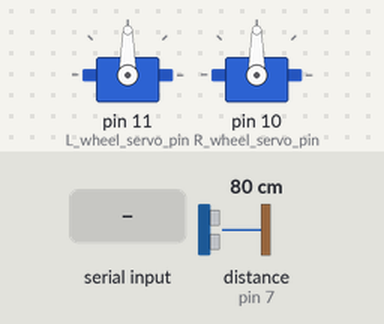
The sketch below on a simulated Arduino Uno, built with avr-gcc and run on an emulated ATmega328P. Parts: 2 × servo. The test bench sets the inputs (shaded band); at power-on: distance to the obstacle (sensor on pin 7) 80 cm. The echo pulse lasts 58.3 µs per cm; random numbers use the default seed unless the sketch sets one.

Above: at 1.2 s.
1.3 s: "I" received over Serial
At 2.0 s:
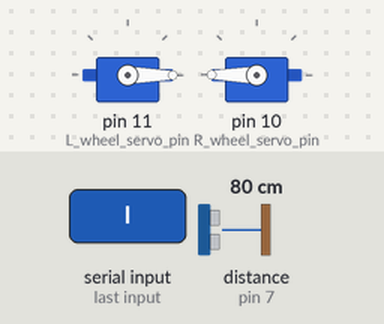
2.9 s: distance to the obstacle (sensor on pin 7) set to 19 cm
4.4 s: distance to the obstacle (sensor on pin 7) set to 15 cm
At 5.3 s:
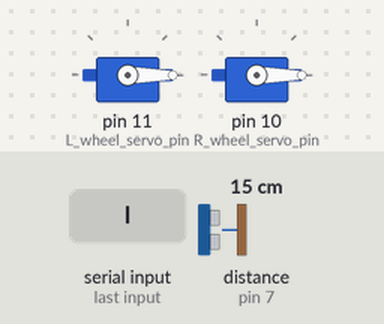
6.0 s: "M" received over Serial
At 7.2 s:
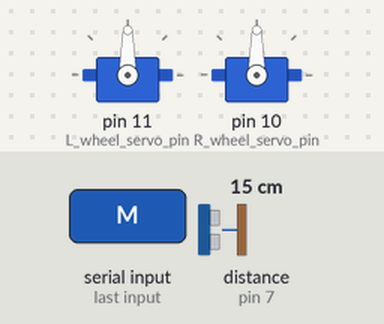
7.5 s: "D" received over Serial
At 8.2 s:
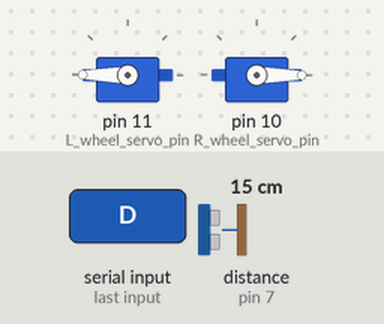
9.0 s: "L" received over Serial
At 9.3 s:
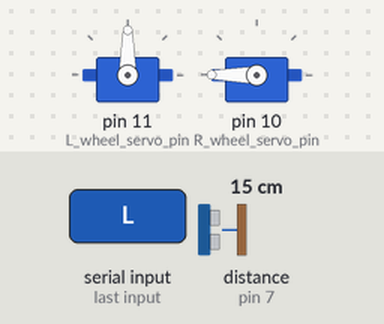
Timing chart, 0 to 11.5 s (numbered marks = the images above; inputs shaded):
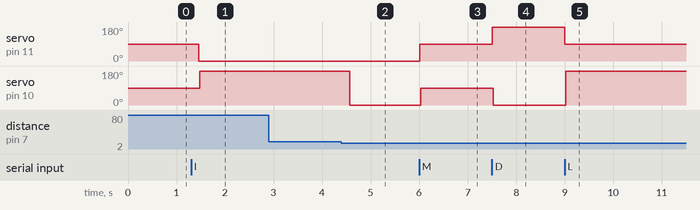

The sketch:

Humbot_S_avoid_obstacles_bluetooth.ino
```cpp
// (licence header left out)
/*
-----------------------------------------------------------------------------
-----------       HUMBOT SARGANTANA AVOID OBSTACLES BT  ---------------------
-----------------------------------------------------------------------------

-----------------------------------------------------------------------------
-----------------             DESCRIPTION            ------------------------
-----------------------------------------------------------------------------
This program allows Humbot Sargantana to avoid obstacles thanks to its
ultrasonic sensor.
In this version it is possible to control the Humbot over Bluetooth with Android
APP.

Remember that we give you this programa to make it easy for you to play with
the robot but we encourage you to modify it and try new things. You can
modify every line of the code but we indicate you some lines that
are easier to change. You will see that these zones are surrounded by
several hashtags (########################) and EASY MODIFICATION ZONE text.
-----------------------------------------------------------------------------

-----------------------------------------------------------------------------
---------------                DETAILS                 ----------------------
-----------------------------------------------------------------------------
--  Program: Avoid obstacles basic
--  Version: 2.00b (beta version, it may containt some bugs or errors)
    1.00 First working version
    1.10 Added random turn
    1.20 Added tolerance for measurements
    1.30 Added bluetooth control
    2.00 Improved obstacles detection
--  Date: 06-04-17
--  Authors: Cristobal Selma, Maria Garcia

-----------------------------------------------------------------------------
-----------                PROGRAM                 -----------------
-----------------------------------------------------------------------------

/*--LIBRARIES----------------------------------------------------------------
We neeed to include libraries to be able to use servos
*/
#include <Servo.h>

//Definition of the values and speed to make the wheels move
#define stop_wheel 90
#define forward_left_wheel 0
#define backward_left_wheel 180
#define forward_right_wheel 180
#define backward_right_wheel 0


/*--VARIABLES----------------------------------------------------------------
Definition of pin numbers where sensors and actuators will be connected
Initially we use these, but they can be changed at your convinience.*/
#define L_wheel_servo_pin 11   //Left wheel servo
#define R_wheel_servo_pin 10   //Right wheel servo
#define TRIG_PIN 8             //Trigger pin
#define ECHO_PIN 7             //Echo pin

//Variables for manual or follow line modes
#define MANUAL_CONTROL 0
#define AVOID_MODE  1

//BaudRate for bluetooth connection
#define BLUETOOTH_BR 9600

// Size of the received data buffer
#define bufferSize 1

// Default delay
#define defaultDelay 10

//#################### EASY MODIFICATION ZONE ###############################
//###########################################################################
#define TOO_CLOSE 1000  //Distance(cm)at which the robot will turn
#define TURN_TIME 500 //Amount of time (ms) that the robot will be turning
//###########################################################################
//###########################################################################

//Create servo objects for each servo
  Servo L_wheel_servo;
  Servo R_wheel_servo;

//Other variables
  int servo_delay = 20; //Time for the servo to make his function
  int read_Time =150; //Time interval between reading distance

  char dataBuffer[bufferSize]; //A char buffer to storage the received data from the Bluetooth Serial
  int i = 0; //Buffer iterator
  int numChar = 0; //Number of characters availables in the Serial
  int currentState;   // Variable that controls the current state of the program
/*
-----------------------------------------------------------------------------
-------------             SETUP-CONFIGURACION          --- ------------------
-----------------------------------------------------------------------------
The setup function runs once every time that the board initializes or
reset button is pushed. It's used to iniciate variables or to setup
different options.
-----------------------------------------------------------------------------
*/
void setup()
{
  Stop();
  Serial.begin(BLUETOOTH_BR);
  Serial.flush();

//Setup servos
   L_wheel_servo.attach(L_wheel_servo_pin);
   R_wheel_servo.attach(R_wheel_servo_pin);

//Setup as input or output for the pins
   pinMode(TRIG_PIN, OUTPUT);
   pinMode(ECHO_PIN, INPUT);

   currentState = MANUAL_CONTROL;  // Default state is manual control

}
/*
-----------------------------------------------------------------------------
-----------             LOOP-BUCLE            ------------------
-----------------------------------------------------------------------------
The main part of the program is called LOOP and it runs indefinitely.
-----------------------------------------------------------------------------
*/
void loop()
{
/* If there is something in the Bluetooth serial port */
  if (Serial.available() > 0) {

    /* Reset the iterator and clear the buffer */
    i = 0;
    memset(dataBuffer, 0, sizeof(dataBuffer));

    /* Wait for let the buffer fills up. Depends on the length of
       the data, 1 ms for each character more or less */
    delay(bufferSize);

    /* Number of characters availables in the Bluetooth Serial */
    numChar = Serial.available();

    /* Limit the number of characters that will be read from the
       Serial to avoid reading more than the size of the buffer */
    if (numChar > bufferSize) {
          numChar = bufferSize;
    }

    /* Read the Bluetooth Serial and store it in the buffer*/
    while (numChar--) {
        dataBuffer[i++] = Serial.read();

        /* As data trickles in from your serial port you are
         grabbing as much as you can, but then when it runs out
         (as it will after a few bytes because the processor is
         much faster than a 9600 baud device) you exit loop, which
         then restarts, and resets i to zero, and someChar to an
         empty array.So please be sure to keep this delay */
        delay(3);
    }

    /* Manage the data */
    setAction(dataBuffer);

  }

  if(currentState == AVOID_MODE) {
    avoid();
  }
}

/*
-----------------------------------------------------------------------------
--------------------             FUNCTIONS            -----------------------
-----------------------------------------------------------------------------
When we work with code, it's important to divide the code in functions.
These functions can be called from different parts of the program.
-----------------------------------------------------------------------------
*/
//Stop function
  void Stop()     {
    L_wheel_servo.write(stop_wheel);//Stop left servo
    delay(servo_delay);//we give time for the servo to act
    R_wheel_servo.write(stop_wheel);//Stop right servo
    delay(servo_delay);//we give time for the servo to act
  }
//Turn right function
  void turn_right()  {
    L_wheel_servo.write(forward_left_wheel);//Run left servo
    delay(servo_delay);//we give time for the servo to act
    R_wheel_servo.write(stop_wheel);  //Stop right servo
    delay(servo_delay);//we give time for the servo to act
  }
//Turn left function
  void turn_left(){
    L_wheel_servo.write(stop_wheel);//Stop left servo
    delay(servo_delay);//we give time for the servo to act
    R_wheel_servo.write(forward_right_wheel);  //Run right servo
    delay(servo_delay);//we give time for the servo to act
  }
//Turn around
  void turn_around(int time)  {
    L_wheel_servo.write(forward_left_wheel);//Run left servo
    delay(servo_delay);//we give time for the servo to act
    R_wheel_servo.write(backward_right_wheel);  //Stop right servo
    delay(servo_delay);//we give time for the servo to act
    delay(time);
  }

//Move forward
  void go_forward()   {
    L_wheel_servo.write(forward_left_wheel);//Run left servo
    delay(servo_delay);//we give time for the servo to act
    R_wheel_servo.write(forward_right_wheel);  //Run right servo
    delay(servo_delay);//we give time for the servo to act
  }
//Go backward function
  void go_backward()   {
    L_wheel_servo.write(backward_left_wheel);//Run left servo
    delay(servo_delay);//we give time for the servo to act
    R_wheel_servo.write(backward_right_wheel);  //Run right servo
    delay(servo_delay);//we give time for the servo to act
  }


  void avoid()
{
//Function that reads the ultrasonic sensor and resturns distance in cm
  int dataOk=0;
  float distance;
  delay(read_Time);
  for (int i = 0; i < 3 && dataOk != 1; i++) {
  digitalWrite(TRIG_PIN, LOW);
  delayMicroseconds(2);
  digitalWrite(TRIG_PIN, HIGH);
  delayMicroseconds(10);
  digitalWrite(TRIG_PIN, LOW);
  distance = pulseIn(ECHO_PIN, HIGH);
    if (distance!=0){
    dataOk=1;
    }
  }
//Check if an obstacle is too close, then turn
if (distance < TOO_CLOSE && distance!=0){
  turn_around(random(TURN_TIME-200,TURN_TIME+200));
  }
    else{
    go_forward();
    }
}

//Function for manual control
  void setAction(char* data) {

  switch(data[0]) {

    /* Line follower mode button pressed */
    case 'I':
      currentState = AVOID_MODE;
      break;

    /* Manual control mode button pressed */
    case 'M':
      currentState = MANUAL_CONTROL;
      Stop();
      break;

    /* Stop button pressed */
    case 'S':
      Stop();
      break;

    /* Up button pressed  */
    case 'U':
//###################### EASY MODIFICATION ZONE #############################
//###########################################################################
/*If you change this line between turn_right, turn_left, go_backward,
 go_forward, you can play with the robot to make it more difficult to
 control. Your humbot won't go exactly as you say, but that's the fun!
 Chanllenge your friends to do some laps changing these! */
      go_forward();
//###########################################################################
//###########################################################################
      break;

    /* Down button pressed  */
    case 'D':
      go_backward();
      break;

    /* Left button pressed  */
    case 'L':
      turn_left();
      break;

    /* Right button pressed  */
    case 'R':
      turn_right();
      break;
  }
    /* Empty the Serial */
  Serial.flush();
  }
```

Measured:
- the behaviour switches between 18 and 17 cm on distance to the obstacle (sensor on pin 7) (found by bisection; images 1 and 2)
- after the input at 1.3 s, servo on pin 11 (L_wheel_servo_pin): 90° → 0° after 0.16 s; servo on pin 10 (R_wheel_servo_pin): 90° → 180° after 0.18 s
- after the input at 2.9 s, every drawn part: stays the same
- after the input at 4.4 s, servo on pin 10 (R_wheel_servo_pin): 180° → 0° after 0.17 s
- after the input at 6.0 s, servo on pin 11 (L_wheel_servo_pin), servo on pin 10 (R_wheel_servo_pin): 0° → 90° at once
- after the input at 7.5 s, servo on pin 11 (L_wheel_servo_pin): 90° → 180° at once; servo on pin 10 (R_wheel_servo_pin): 90° → 0° at once
- after the input at 9.0 s, servo on pin 11 (L_wheel_servo_pin): 180° → 90° at once; servo on pin 10 (R_wheel_servo_pin): 0° → 180° at once
